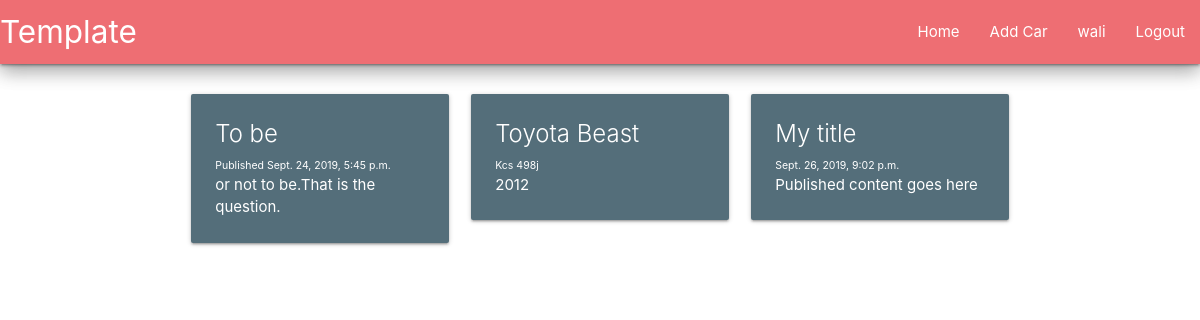
The app's page / (signed in) with its own data.
### main/models.py (models this page shows)
class Tutorials(models.Model):
    tutorial_title = models.CharField(max_length=200)
    tutorial_content = models.TextField()
    tutorial_published = models.DateTimeField("date published",default=datetime.now())

class Vehicles(models.Model):
    vehicle_name = models.CharField(max_length=20)
    reg_no = models.TextField()
    yom = models.IntegerField()

class Essays(models.Model):
    essay_title = models.CharField(max_length=200)
    essay_content = models.TextField()
    essay_published = models.DateTimeField("date published",default=datetime.now())

### main/views.py (the view)
# urls.py: path('', views.homepage, name="homepage"),
def homepage(request):
    return render(request = request,
    template_name='main/home.html',
    context = {"tutorials":Tutorials.objects.all,"vehicles":Vehicles.objects.all,"essays":Essays.objects.all})

### main/templates/main/home.html (shortened to what this page needs)
{%extends 'main/header.html'%}
{%block content%}
<div class="row">
    {% for tut in tutorials %}
        <div class="col s12 m6 l4">
          <div class="card blue-grey darken-1 hoverable">
            <div class="card-content white-text">
              <span class="card-title">{{tut.tutorial_title}}</span>
              <p style="font-size:70%">Published {{tut.tutorial_published}}</p>
              <p>{{tut.tutorial_content|safe}}</p>
            </div>
          </div>
        </div>
    {% endfor %}
    {% for car in vehicles %}
        <div class="col s12 m6 l4">
          <div class="card blue-grey darken-1 hoverable">
            <div class="card-content white-text">
              <span class="card-title">{{car.vehicle_name}}</span>
              <p style="font-size:70%"> {{car.reg_no}}</p>
              <p>{{car.yom|safe}}</p>
            </div>
          </div>
        </div>
    {% endfor %}
    {% for ess in essays %}
        <div class="col s12 m6 l4">
          <div class="card blue-grey darken-1 hoverable">
            <div class="card-content white-text">
              <span class="card-title">{{ess.essay_title}}</span>
              <p style="font-size:70%"> {{ess.essay_published}}</p>
              <p>Published {{ess.essay_content}}</p>
            </div>
          </div>
        </div>
    {% endfor %}
{%endblock%}

### main/templates/main/includes/navbar.html
<nav>
    <div class="nav-wrapper hoverable">
      <a href="/" class="brand-logo">Template</a>
      <ul id="nav-mobile" class="right hide-on-med-and-down">
        <li><a href="/">Home</a></li>
        <li><a href="/add_user/">Add Car</a></li>
        {% if user.is_authenticated %}
          <li><a href="#">{{user.username}}</a></li>
          <li><a href="#">Logout</a></li>
        {% else %}
          <li><a href="/register/">Register</a></li>
          <li><a href="#">Login</a></li>
        {% endif %}
      </ul>
    </div>
  </nav>

### records on screen
Tutorials: tutorial_title "To be", tutorial_published "Sept. 24, 2019, 5:45 p.m.", tutorial_content "or not to be.That is the question."
Vehicles: vehicle_name "Toyota Beast", reg_no "Kcs 498j", yom "2012"
Essays: essay_title "My title", essay_published "Sept. 26, 2019, 9:02 p.m.", essay_content "content goes here"

### other values on screen
{{ user.username }} "wali"
